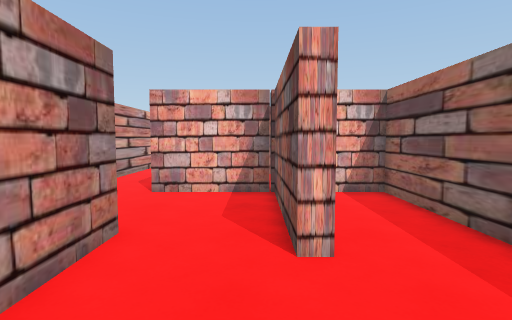
view 1 (above)

21 first-person views from a walk through a Unity game level. The camera is 1.5 m above the floor, tilts 4° down and sees 80° across. The floor is counted in squares, 0.95 m on a side. Each view is taken from the middle of a square. On the plan, view 1 faces up. The plan holds only what a view shows up to about 15 squares ahead; the rest is blank. The place goes on beyond the plan. The player is left out.

view 2
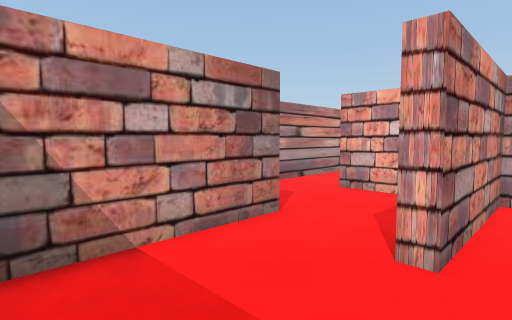

view 3
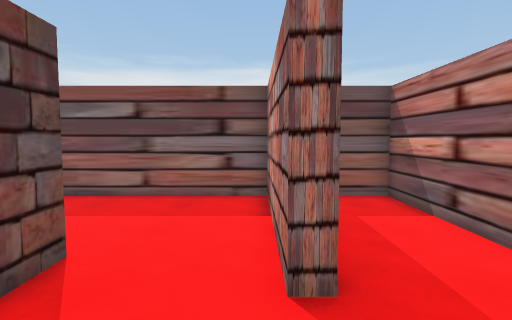

view 4
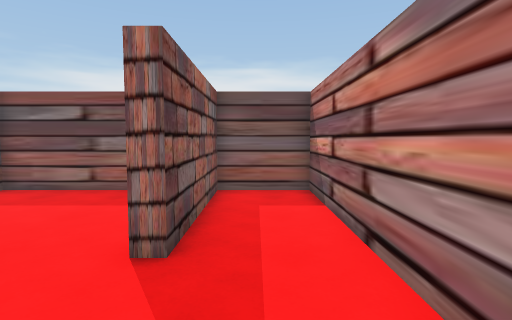

view 5
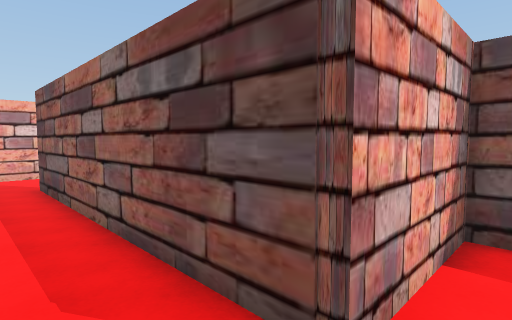

view 6
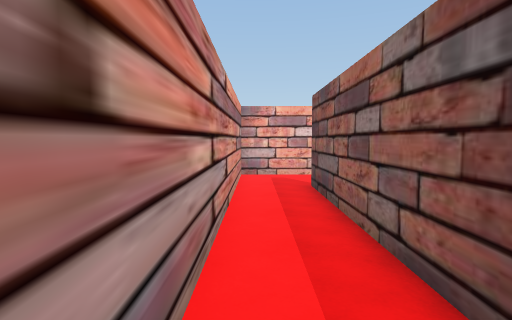

view 7
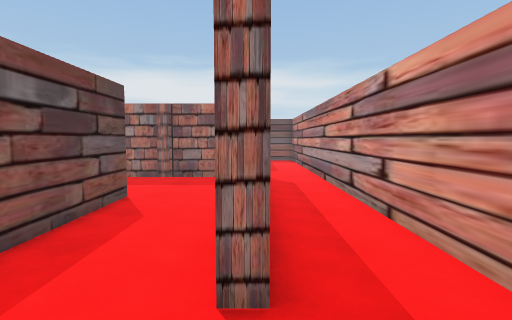

view 8
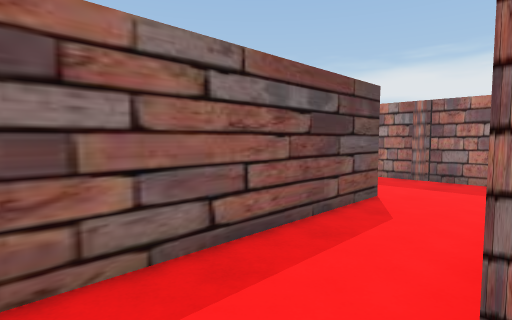

view 9
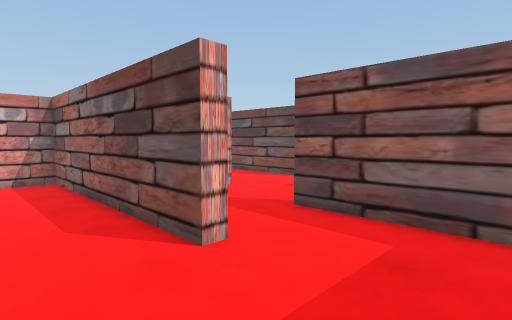

view 10
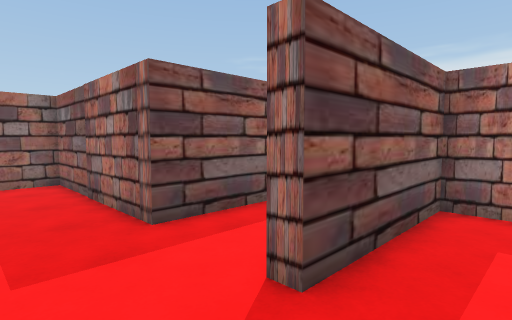

view 11
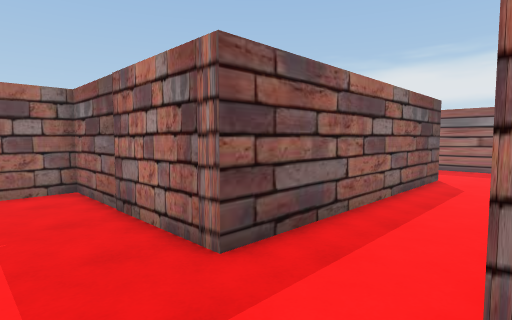

view 12
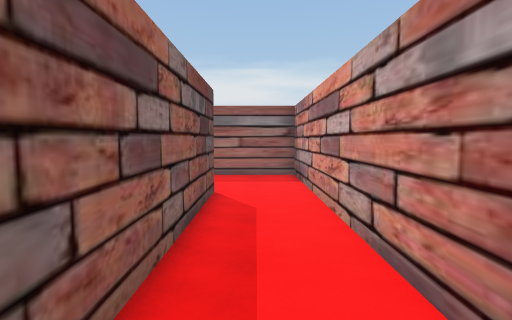

view 13
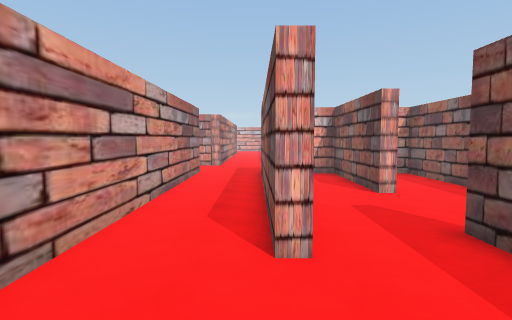

view 14
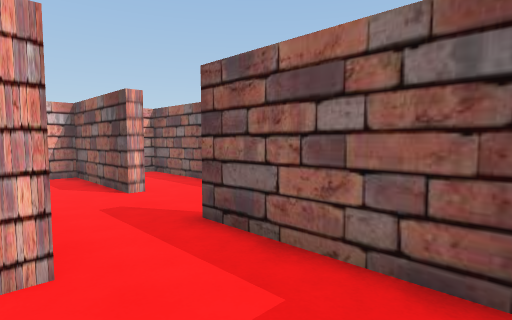

view 15
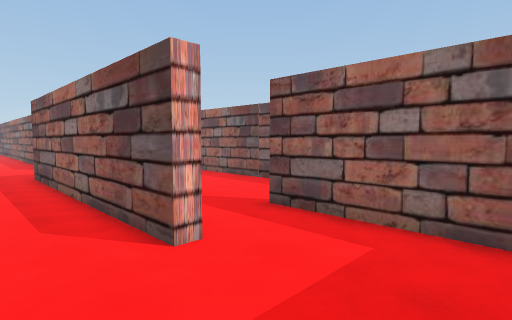

view 16
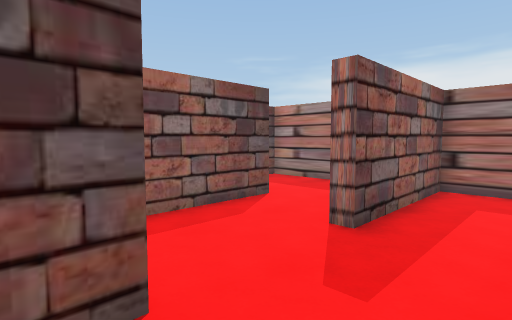

view 17
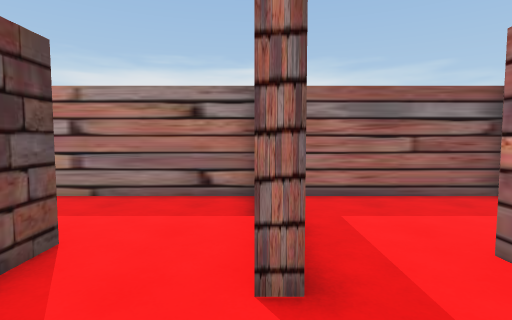

view 18
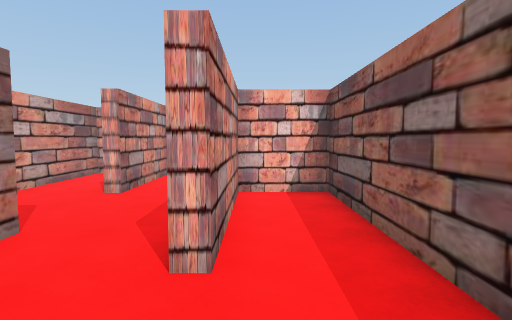

view 19
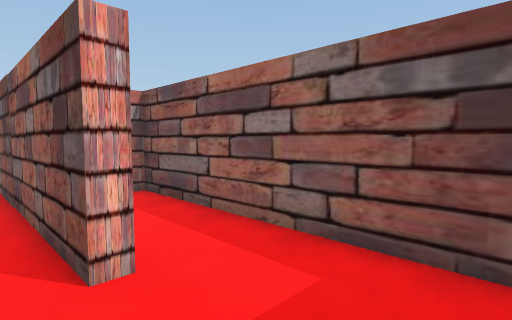

view 20
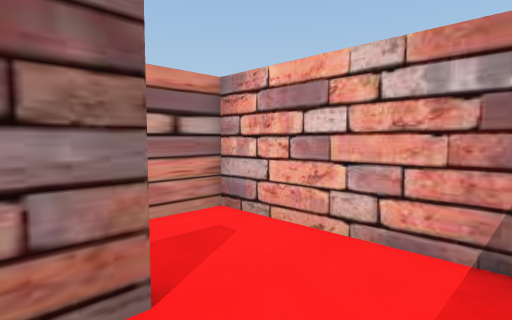

view 21
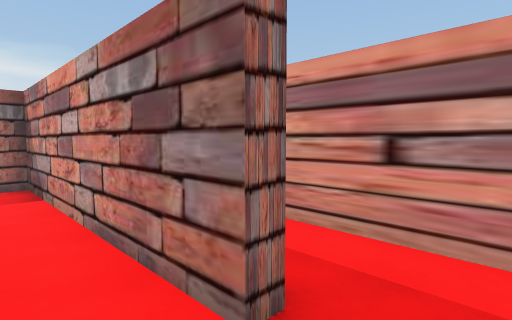

### Floor plan
Points are (right, up) in squares from view 1. A wall is a line through its corners. A room is listed if a view was taken in it or the views show most of it. See-through windows are left out.
Room 1 (views 1, 2, 3)
walls: (-2.4, -0.3) (3.9, -0.3); (3.8, 4.5) (3.8, 9) (1.1, 9) (1.1, 3.9) (0.5, 3.9) (0.5, 9) (-3.1, 9); (-5.7, 7.4) (-5.7, -0.3) (-2.8, -0.3) (-2.8, 5) (-2.3, 5) (-2.3, 0)
ways out: opening at (-4.5, 8.5) to room 2
Room 2 (views 4, 5, 6, 7, 8, 9, 20, 21)
walls: (1.1, 13.7) (0.5, 13.7) (0.5, 22.5) (-5.7, 22.5) (-5.7, 7.4); (-3.1, 9) (-3.1, 19.3) (-2.6, 19.3) (-2.6, 9.5) (3.8, 9.5) (3.8, 14.4)
ways out: opening at (-4.5, 8.5) to room 1; opening at (2.5, 14) to room 3
Room 3 (views 10, 11, 12)
walls: (8.5, 18.1) (8.5, 20.9); (3.8, 14.4) (4.3, 14.4) (4.3, 2.4); (7.2, 3.9) (7.2, 14.4) (14, 14.4) (14, 16.2)
ways out: opening at (2.5, 14) to room 2; opening at (5.5, 3.5) to room 4
Room 4 (views 13, 14, 15, 16, 17)
walls: (7.9, 3.9) (7.2, 3.9); (14, 3.5) (14, 13.9); (4.3, 2.4) (4.3, -0.3) (10.5, -0.3) (10.5, 5) (11.1, 5) (11.1, 4.6); (11.1, 13.4) (11.1, 8.8) (10.5, 8.8) (10.5, 13.9) (9.6, 13.9); (7.8, 14) (7.8, 9.1)
ways out: opening at (5.5, 3.5) to room 3; opening at (12.5, 4.5) to room 5
Room 5 (views 18, 19)
walls: (11, -0.3) (17.2, -0.3) (17.2, 9) (14.5, 9) (14.5, 3.5) (14, 3.5)
ways out: opening at (12.5, 4.5) to room 4

Where each view was taken, in squares from view 1:
view 1: 0 up, 0 right, facing up
view 2: 0 up, 2 right, facing up-left
view 3: 8 up, 2 left, facing down
view 4: 9 up, 4 left, facing down
view 5: 8 up, 5 left, facing up-right
view 6: 9 up, 5 left, facing up
view 7: 22 up, 3 left, facing down
view 8: 22 up, 3 left, facing down-right
view 9: 10 up, 2 left, facing up-right
view 10: 17 up, 2 right, facing down-right
view 11: 17 up, 4 right, facing down-right
view 12: 13 up, 6 right, facing down
view 13: 0 up, 7 right, facing up
view 14: 0 up, 7 right, facing up-right
view 15: 0 up, 5 right, facing up-right
view 16: 10 up, 8 right, facing down-right
view 17: 8 up, 11 right, facing down
view 18: 0 up, 15 right, facing up
view 19: 0 up, 13 right, facing up-right
view 20: 18 up, 0 right, facing up-left
view 21: 21 up, 1 left, facing down-left
